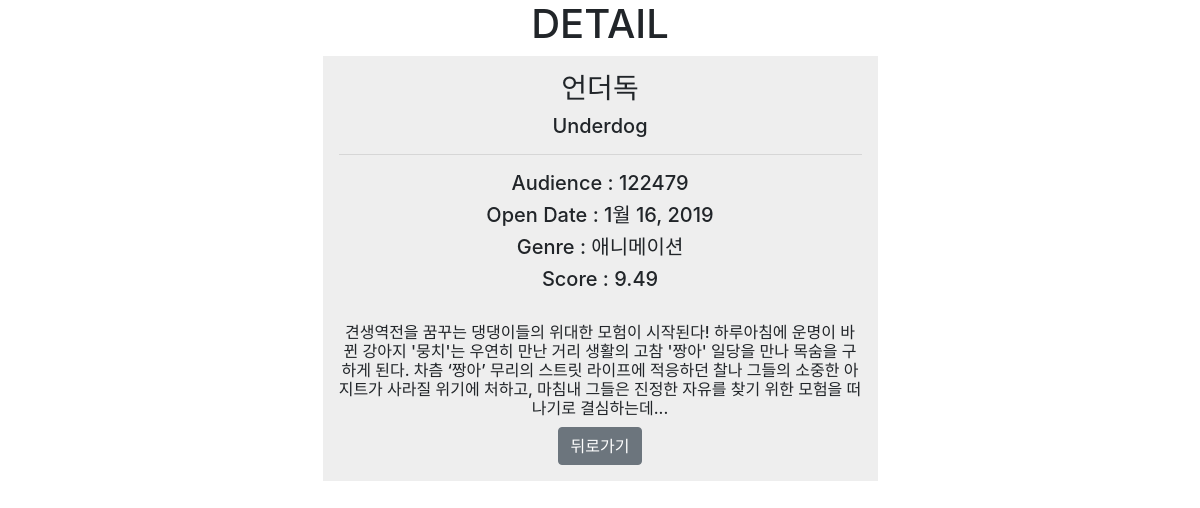
Page /movies/5/detail/ on the committed database.
### movies/models.py (models this page shows)
class Movie(models.Model) :
    title = models.CharField(max_length=30)
    title_en = models.CharField(max_length=30)
    audience = models.IntegerField()
    open_date = models.DateField()
    genre = models.CharField(max_length=30)
    watch_grade = models.CharField(max_length=30)
    score = models.FloatField()
    poster_url = models.CharField(max_length=100)
    description = models.TextField()

### movies/views.py (the view)
# urls.py: path('<int:pk>/detail/', views.detail, name='detail'),
def detail(request, pk):
    movie = Movie.objects.get(pk=pk)
    return render(request, 'movies/detail.html', {'movie':movie})

### movies/templates/movies/detail.html (shortened to what this page needs)
{% extends 'movies/base.html' %}
{% block body %}
<h1 class="text-center">DETAIL</h1>
<div class="w-50 p-3 text-center" style="background-color:#eee; margin:auto;">
    <p class="h3">{{ movie.title }}</p>
    <p class="h5">{{ movie.title_en }}</p>
    <hr>
    <p class="h5">Audience : {{ movie.audience }}</p>
    <p class="h5">Open Date : {{ movie.open_date }}</p>
    <p class="h5">Genre : {{ movie.genre }}</p>
    <p class="h5">Score : {{ movie.score }}</p>
    <p class="h6">{{ movie.description }}</p>
    <a href="{% url 'movies:index' %}" class="btn btn-secondary">뒤로가기</a>
</div>
{% endblock %}

### rows in the picture
Movie: title "언더독", title_en "Underdog", audience "122479", open_date "1월 16, 2019", genre "애니메이션", score "9.49", description "견생역전을 꿈꾸는 댕댕이들의 위대한 모험이 시작된다! 하루아침에 운명이 바뀐 강아지 '뭉치'는 우연히 만난 거리 생활의 고참 '짱아' 일당을 만나 목숨을 구하게 된다. 차츰 ‘짱아’ 무리의 스트릿 라이프에 적응하던 찰나 그들의 소중한 아지트가 사라질 위기에 처하고, 마침내 그들은 진정한 자유를 찾기 위한 모험을 떠나기로 결심하는데..."
